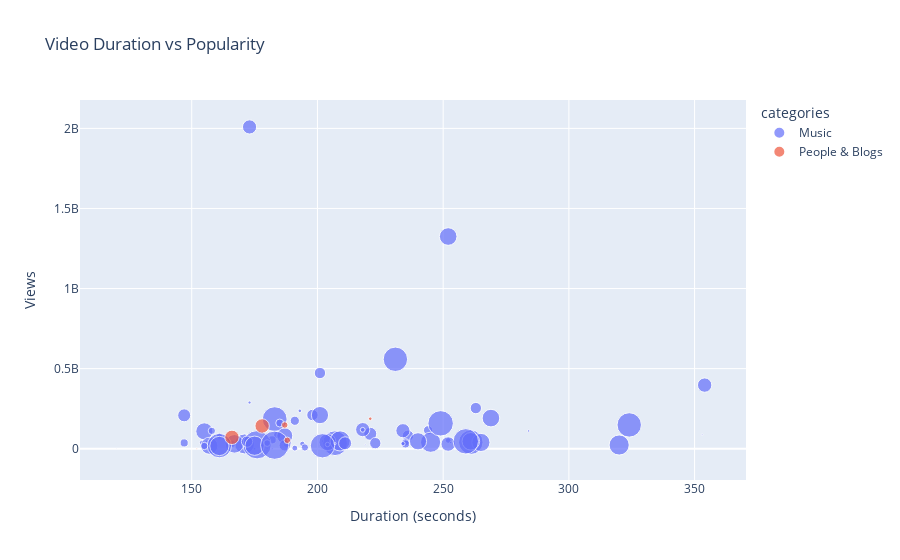

Write notebook code for a chart like this one.
### Code cell
# Analyze video duration vs popularity
fig = px.scatter(df, x='duration', y='view_count',
                 size='channel_follower_count',
                 color='categories',
                 hover_data=['title', 'channel'],
                 title='Video Duration vs Popularity',
                 labels={'duration': 'Duration (seconds)', 
                        'view_count': 'Views'})
fig.show()

### Figure 1 — Plotly figure (JSON) as saved in the notebook; plotly's stock layout.template omitted (floating-point values rounded to 4 significant figures; data arrays with more than 128 entries replaced by an {"elided": "..."} marker saying what was removed)
{"data": [{"customdata": {"elided": "94x2 str values"}, "hovertemplate": "categories=Music<br>Duration (seconds)=%{x}<br>Views=%{y}<br>channel_follower_count=%{marker.size}<br>title=%{customdata[0]}<br>channel=%{customdata[1]}<extra></extra>", "legendgroup": "Music", "marker": {"color": "#636efa", "size": [19200000, 29600000, 408000, 56800000, 408000, 12300000, 29600000, 58500000, 56800000, 955000, 19700000, 8080000, 1320, 565000, 6070000, 16100000, 12300000, 14800, 655000, 12300000, 3140000, 255000, 47, 56800000, 12300000, 28400000, 1770000, 3630, 1230000, 391000, 19200000, 360000, 19200000, 2250000, 8080000, 58500000, 32000, 616000, 5350000, 27600000, 38700000, 16100, 27600000, 31500000, 38700000, 6320000, 3330000, 5360000, 6320000, 3900000, 297000, 37800000, 2680000, 5360000, 6320000, 61500000, 6100, 2220000, 514000, 605000, 16100000, 43, 19900000, 203000, 6320000, 391000, 23900, 29600000, 5070000, 28100000, 16100000, 38700000, 1200, 32900000, 76200000, 12300000, 24400000, 12300000, 4350000, 1, 12300000, 27600000, 1900000, 5070000, 56400000, 2120, 61500000, 35500000, 76200000, 56400000, 1770000, 20300, 5200000, 35500000], "sizemode": "area", "sizeref": 190500, "symbol": "circle"}, "mode": "markers", "name": "Music", "orientation": "v", "showlegend": true, "type": "scatter", "x": [173, 252, 160, 231, 180, 201, 269, 183, 261, 173, 354, 244, 189, 284, 185, 221, 263, 191, 156, 236, 252, 353, 154, 324, 198, 201, 166, 137, 193, 174, 218, 222, 234, 218, 191, 207, 239, 202, 235, 204, 209, 220, 155, 265, 245, 188, 191, 184, 147, 161, 182, 171, 194, 166, 235, 249, 158, 154, 253, 175, 211, 229, 252, 219, 182, 207, 120, 261, 158, 240, 147, 320, 169, 167, 176, 172, 187, 187, 180, 184, 223, 157, 204, 195, 161, 194, 259, 175, 183, 202, 234, 197, 155, 161], "xaxis": "x", "y": [2009014557, 1324833300, 2536628, 558329099, 2113548, 472570966, 191073418, 184696317, 40408980, 288277902, 397228595, 115058148, 12089, 110991682, 160421970, 92973980, 253618903, 7805, 45822601, 80889460, 51336708, 87005996, 17322, 148501523, 210275500, 209840684, 28007213, 6605, 236500879, 36173120, 119135427, 7550110, 112391296, 118077070, 174553002, 34415168, 17943, 47392334, 40129974, 41075369, 48615120, 188724, 108529744, 39114736, 40322577, 34091789, 3794711, 85513596, 36141339, 79002814, 125528, 29890943, 30313088, 30192542, 30012095, 158325692, 899024, 37464367, 38500113, 4637, 33919328, 37164, 29225841, 25353734, 55388007, 32203892, 667846, 46125355, 111453988, 46253970, 208325690, 23070337, 6174, 30301956, 24709753, 44470482, 80373280, 20923612, 35211939, 1161, 34725855, 18154200, 26261465, 7826393, 19166284, 8687, 46131082, 18620923, 21968615, 18245315, 31456772, 66051, 16952860, 16971256], "yaxis": "y"}, {"customdata": [["yung kai - blue (official music video)", "yung kai"], ["Zillionaire Doe - How It's Going (Official Video)", "Zillionaire Doe "], ["Alex Warren - Ordinary (Official Video)", "Alex Warren"], ["Kendrick Lamar - luther (Official Audio)", "Kendrick Lamar"], ["squabble up", "Kendrick Lamar"], ["Alex Warren - Carry You Home (Official Video)", "Alex Warren"]], "hovertemplate": "categories=People & Blogs<br>Duration (seconds)=%{x}<br>Views=%{y}<br>channel_follower_count=%{marker.size}<br>title=%{customdata[0]}<br>channel=%{customdata[1]}<extra></extra>", "legendgroup": "People & Blogs", "marker": {"color": "#EF553B", "size": [1220000, 142000, 4050000, 19700000, 19700000, 4050000], "sizemode": "area", "sizeref": 190500, "symbol": "circle"}, "mode": "markers", "name": "People & Blogs", "orientation": "v", "showlegend": true, "type": "scatter", "x": [221, 152, 187, 178, 166, 188], "xaxis": "x", "y": [187281056, 1198540, 147871443, 142084039, 70965585, 52725607], "yaxis": "y"}], "layout": {"legend": {"itemsizing": "constant", "title": {"text": "categories"}, "tracegroupgap": 0}, "title": {"text": "Video Duration vs Popularity"}, "xaxis": {"anchor": "y", "domain": [0, 1], "title": {"text": "Duration (seconds)"}}, "yaxis": {"anchor": "x", "domain": [0, 1], "title": {"text": "Views"}}}}
